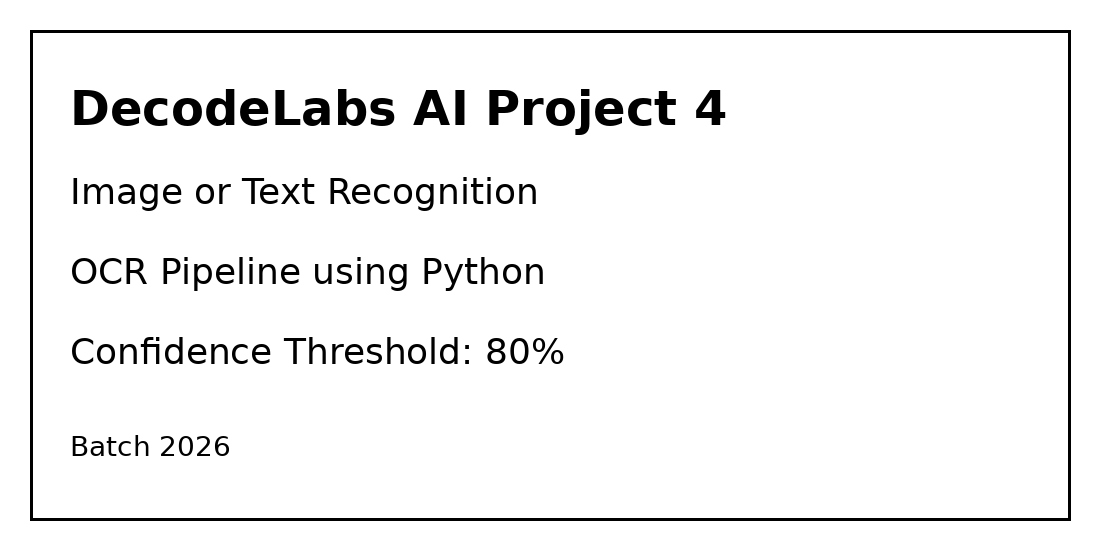
#> input picture sample_input.png, 1100 x 550 px
$ python ai_project4_ocr_recognition.py
#> lines starting #> are read from the running program, lines starting #| are printed output that depends on the picture; after the words box and inside, x2 and y2 are one past the last pixel; in counts of white or black regions, pixels touching at a corner belong together
"""
Artificial Intelligence - Project 4
Image or Text Recognition (Basic)

Selected Path: OCR (Optical Character Recognition)

This script:
1. Reads an image.
2. Applies systematic image pre-processing:
   - Grayscale conversion
   - Gaussian blur
   - Adaptive thresholding
3. Uses pytesseract OCR to recognize text.
4. Filters OCR words using a confidence threshold.
5. Saves clear outputs:
   - Preprocessed image
   - Visual output with bounding boxes
   - Recognized text file
   - CSV file with word-level confidence scores

Author: Your Name
"""

from pathlib import Path
import argparse

import cv2
import pandas as pd
import pytesseract
from pytesseract import Output


def preprocess_image(image_path: str, output_dir: Path):
    """
    Convert the image into a cleaner binary format for OCR.

    Steps:
    1. Grayscale conversion:
       Converts the image from 3 RGB channels to 1 intensity channel.
    2. Gaussian blur:
       Reduces tiny noise and imperfections.
    3. Adaptive thresholding:
       Converts the image into black and white pixels while handling lighting changes.
    """
#> called with image_path = 'sample_input.png'
    image = cv2.imread(image_path)
#> image is the input picture: shape (550, 1100, 3); min 0, max 255, mean 242.1

    if image is None:
        raise FileNotFoundError(f"Could not read image: {image_path}")

    gray = cv2.cvtColor(image, cv2.COLOR_BGR2GRAY)
    blurred = cv2.GaussianBlur(gray, (5, 5), 0)
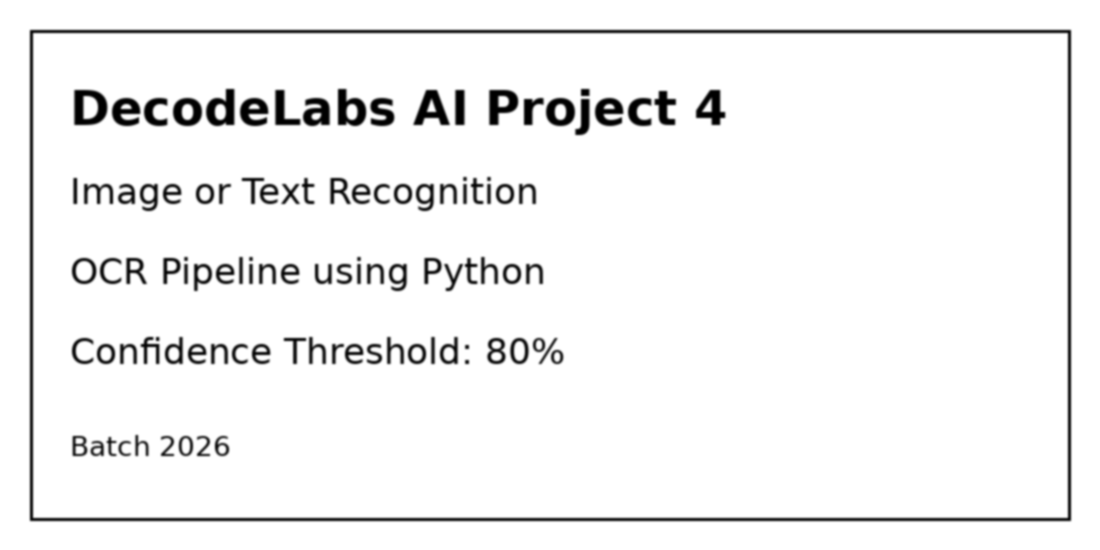
#> blurred: shape (550, 1100); min 0, max 255, mean 242.1

    thresholded = cv2.adaptiveThreshold(
        blurred,
        255,
        cv2.ADAPTIVE_THRESH_GAUSSIAN_C,
        cv2.THRESH_BINARY,
        31,
        11
    )
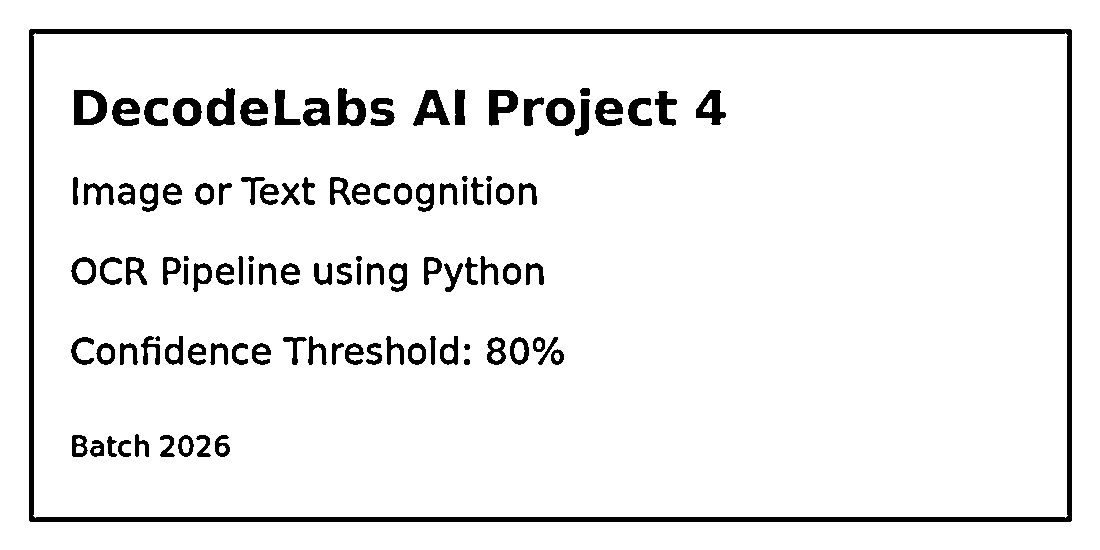
#> thresholded: shape (550, 1100); 93.3% white; 106 black regions (1 under 20 px), largest, box (x1, y1, x2, y2) and area: (29, 29, 1072, 522) 15248, (74, 90, 107, 125) 740, (413, 90, 450, 126) 640

    preprocessed_path = output_dir / 'preprocessed_image.png'
    cv2.imwrite(str(preprocessed_path), thresholded)

    return image, thresholded, preprocessed_path


def run_ocr(original_image, processed_image, output_dir: Path, min_confidence: int = 80, psm: int = 6):
    """
    Run OCR using pytesseract and filter results by confidence.

    PSM means Page Segmentation Mode:
    - 3: Fully automatic page segmentation
    - 6: Assume a single uniform block of text
    - 7: Treat the image as a single text line
    - 11: Sparse text
    """
    config = f'--oem 3 --psm {psm}'

    data = pytesseract.image_to_data(
        processed_image,
        config=config,
        output_type=Output.DICT
    )

    visual_output = original_image.copy()
    rows = []
    accepted_words = []

    for i in range(len(data['text'])):
        text = data['text'][i].strip()

        try:
            confidence = float(data['conf'][i])
        except ValueError:
            confidence = -1

        if text and confidence >= min_confidence:
            x = data['left'][i]
            y = data['top'][i]
            w = data['width'][i]
            h = data['height'][i]

            accepted_words.append(text)

            rows.append({
                'text': text,
                'confidence': round(confidence, 2),
                'x': x,
                'y': y,
                'width': w,
                'height': h
            })

            cv2.rectangle(visual_output, (x, y), (x + w, y + h), (0, 255, 0), 2)
            cv2.putText(
                visual_output,
                f'{text} ({confidence:.0f}%)',
                (x, max(y - 10, 20)),
                cv2.FONT_HERSHEY_SIMPLEX,
                0.6,
                (0, 0, 255),
                2
            )

    results_df = pd.DataFrame(rows)

    csv_path = output_dir / 'ocr_results.csv'
    text_path = output_dir / 'recognized_text.txt'
    visual_path = output_dir / 'ocr_visual_output.png'

    results_df.to_csv(csv_path, index=False, encoding='utf-8')

    recognized_text = ' '.join(accepted_words)
    text_path.write_text(recognized_text, encoding='utf-8')
    cv2.imwrite(str(visual_path), visual_output)

    return recognized_text, results_df, csv_path, text_path, visual_path


def main():
    parser = argparse.ArgumentParser(description='AI Project 4 - Basic OCR Recognition')
    parser.add_argument('--image', default='sample_input.png', help='Path to input image')
    parser.add_argument('--min_confidence', type=int, default=80, help='Minimum confidence threshold')
    parser.add_argument('--psm', type=int, default=6, help='Tesseract Page Segmentation Mode')
    args = parser.parse_args()

    output_dir = Path('outputs')
    output_dir.mkdir(exist_ok=True)

    print('=' * 70)
    print('Artificial Intelligence Project 4 - Image/Text Recognition')
    print('Selected path: OCR using OpenCV + pytesseract')
    print('=' * 70)

    original_image, processed_image, preprocessed_path = preprocess_image(args.image, output_dir)

    recognized_text, results_df, csv_path, text_path, visual_path = run_ocr(
        original_image=original_image,
        processed_image=processed_image,
        output_dir=output_dir,
        min_confidence=args.min_confidence,
        psm=args.psm
    )

    print('\nPre-processing completed successfully.')
    print(f'Saved preprocessed image to: {preprocessed_path}')

    print('\nRecognition Output:')
    print('-' * 70)

    if recognized_text.strip():
        print(recognized_text)
    else:
        print('No text passed the confidence threshold. Try lowering the threshold or improving image quality.')

    print('-' * 70)
    print(f'Saved recognized text to: {text_path}')
    print(f'Saved OCR table to: {csv_path}')
    print(f'Saved visual confirmation image to: {visual_path}')

    if not results_df.empty:
        average_confidence = results_df['confidence'].mean()
        print(f'\nAverage accepted confidence: {average_confidence:.2f}%')
        print(f'Accepted words count: {len(results_df)}')
    else:
        print('\nAccepted words count: 0')


if __name__ == '__main__':
    main()
#> (the call stopped at in run_ocr, `data = pytesseract.image_to_data( processed_image, config=config, outp..`: pytesseract is not available in this run)
